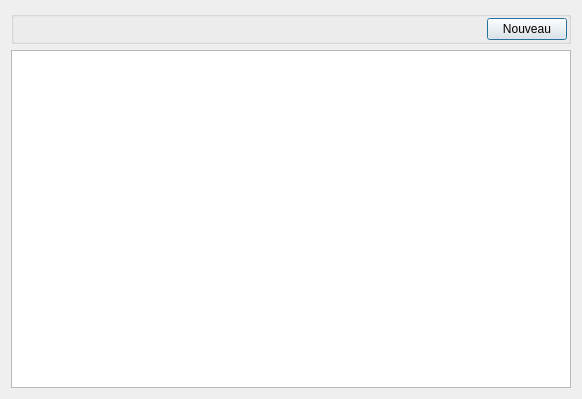
<?xml version="1.0" encoding="UTF-8"?>
<ui version="4.0">
 <class>UITarifListView</class>
 <widget class="QDialog" name="UITarifListView">
  <property name="geometry">
   <rect>
    <x>0</x>
    <y>0</y>
    <width>582</width>
    <height>399</height>
   </rect>
  </property>
  <property name="windowTitle">
   <string>Dialog</string>
  </property>
  <layout class="QVBoxLayout" name="verticalLayout">
   <item>
    <widget class="QGroupBox" name="groupBox">
     <property name="title">
      <string/>
     </property>
     <layout class="QHBoxLayout" name="horizontalLayout">
      <property name="leftMargin">
       <number>1</number>
      </property>
      <property name="topMargin">
       <number>1</number>
      </property>
      <property name="rightMargin">
       <number>1</number>
      </property>
      <property name="bottomMargin">
       <number>1</number>
      </property>
      <item>
       <spacer name="horizontalSpacer">
        <property name="orientation">
         <enum>Qt::Horizontal</enum>
        </property>
        <property name="sizeHint" stdset="0">
         <size>
          <width>40</width>
          <height>20</height>
         </size>
        </property>
       </spacer>
      </item>
      <item>
       <widget class="QPushButton" name="newButton">
        <property name="text">
         <string>Nouveau</string>
        </property>
       </widget>
      </item>
     </layout>
    </widget>
   </item>
   <item>
    <widget class="QTableView" name="tableView"/>
   </item>
  </layout>
 </widget>
 <resources/>
 <connections/>
</ui>
